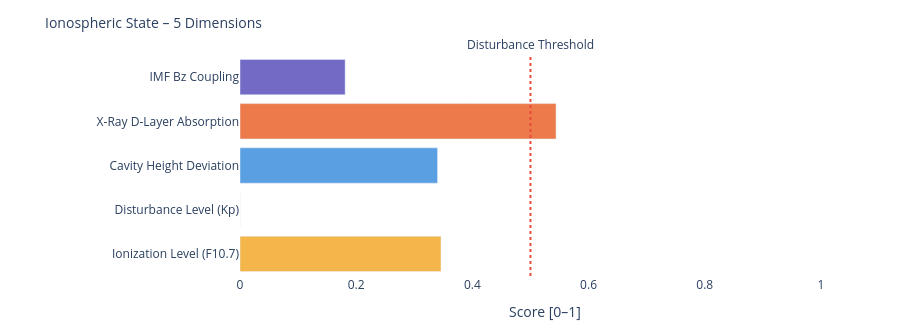

Notebook source saved alongside this figure:
### Markdown cell above
---
### 📐 Systemic Insight: Geometric Cavity vs. Real Schumann Resonance

**Relevant for:** Layer 6 = delta analysis &nbsp;|&nbsp; Layer 7 = feature vector / system interpretation

A cavity height change from 80 km to 70 km shifts the **idealized geometric frequencies** only minimally:

| Modus | Aktuell | Referenz | Δ |
|-------|---------|----------|---|
| SR-1 | 10.4762 Hz | 10.4599 Hz | +16 mHz |
| SR-2 | 18.1452 Hz | 18.1171 Hz | +28 mHz |
| SR-3 | 25.6612 Hz | 25.6215 Hz | +40 mHz |
| SR-4 | 33.1285 Hz | 33.0772 Hz | +51 mHz |

The geometric effect is limited because 10 km is very small compared to Earth's radius (~6371 km).

**Consequence:** Real Schumann deviations are likely driven more strongly by **conductivity, damping, day/night structure, lightning distribution and source geometry** than by pure cavity height.

---

**Layer 6 compares:**
```
geometric Δ from Layer 4  vs.  observed Δ from real Schumann measurement data
```

**Layer 7 Feature:**
```
If real Δ >> geometric Δ  →  non-geometric factors dominant
```

### Code cell
# ============================================================
# IONOSPHERIC STATE – Summary gauge
# Five dimensions: ionization, disturbance, cavity height, X-Ray, Bz coupling
# ============================================================

def norm(v, lo, hi):
    if v is None: return None
    return round(max(0.0, min(1.0, (v - lo) / (hi - lo))), 3)

# Ionization level (F10.7 → F2-Layer)
ioniz = norm(f107_val, 60, 250)

# Disturbance level (Kp → E/F-Layer irregularities)
disturb = norm(kp_val, 0, 9)

# Cavity height deviation from reference (80 km)
h_dev = norm(abs(h_eff - 80), 0, 20)

# X-Ray ionization (D-Layer absorption)
xray_ioniz = None
if xray_now is not None:
    xray_ioniz = norm(math.log10(max(xray_now, 1e-9)) + 9, 0, 5)

# Bz coupling (southward Bz → stronger magnetosphere-ionosphere coupling)
bz_coupling = norm(-(bz_now or 0), -5, 30) if bz_now is not None else None

dims = [
    ('Ionization Level (F10.7)',    ioniz,      '#F2A623'),
    ('Disturbance Level (Kp)',      disturb,    '#7F77DD'),
    ('Cavity Height Deviation',     h_dev,      '#378ADD'),
    ('X-Ray D-Layer Absorption',    xray_ioniz, '#E85D24'),
    ('IMF Bz Coupling',             bz_coupling,'#534AB7'),
]

fig = go.Figure()
for name, val, col in dims:
    if val is not None:
        h = int(val * 20)
        bar = '█' * h + '░' * (20 - h)
        label = f'{name}:  {bar}  {val:.3f}'
    else:
        label = f'{name}:  {"─" * 20}  n/a'
    fig.add_trace(go.Bar(
        x=[val if val is not None else 0],
        y=[name],
        orientation='h',
        marker_color=col, opacity=0.82,
        showlegend=False
    ))

fig.add_vline(x=0.5, line_dash='dot', line_color='#e74c3c',
              annotation_text='Disturbance Threshold', annotation_position='top')
fig.update_layout(
    title=dict(text='Ionospheric State – 5 Dimensions', font=dict(size=14)),
    xaxis=dict(title='Score [0–1]', range=[0, 1.05]),
    height=330, plot_bgcolor='rgba(0,0,0,0)', paper_bgcolor='rgba(0,0,0,0)',
    margin=dict(l=240, r=50, t=55, b=40)
)
fig.show()

print(f'\nIonospheric state:')
for name, val, _ in dims:
    print(f'  {name:<35} {val:.3f}' if val is not None else f'  {name:<35} n/a')

### Figure 1 — Plotly figure (JSON) as saved in the notebook; plotly's stock layout.template omitted (floating-point values rounded to 4 significant figures)
{"data": [{"marker": {"color": "#F2A623"}, "opacity": 0.82, "orientation": "h", "showlegend": false, "type": "bar", "x": [0.346], "y": ["Ionization Level (F10.7)"]}, {"marker": {"color": "#7F77DD"}, "opacity": 0.82, "orientation": "h", "showlegend": false, "type": "bar", "x": [0.0], "y": ["Disturbance Level (Kp)"]}, {"marker": {"color": "#378ADD"}, "opacity": 0.82, "orientation": "h", "showlegend": false, "type": "bar", "x": [0.34], "y": ["Cavity Height Deviation"]}, {"marker": {"color": "#E85D24"}, "opacity": 0.82, "orientation": "h", "showlegend": false, "type": "bar", "x": [0.544], "y": ["X-Ray D-Layer Absorption"]}, {"marker": {"color": "#534AB7"}, "opacity": 0.82, "orientation": "h", "showlegend": false, "type": "bar", "x": [0.181], "y": ["IMF Bz Coupling"]}], "layout": {"annotations": [{"showarrow": false, "text": "Disturbance Threshold", "x": 0.5, "xanchor": "center", "xref": "x", "y": 1, "yanchor": "bottom", "yref": "y domain"}], "height": 330, "margin": {"b": 40, "l": 240, "r": 50, "t": 55}, "paper_bgcolor": "rgba(0,0,0,0)", "plot_bgcolor": "rgba(0,0,0,0)", "shapes": [{"line": {"color": "#e74c3c", "dash": "dot"}, "type": "line", "x0": 0.5, "x1": 0.5, "xref": "x", "y0": 0, "y1": 1, "yref": "y domain"}], "title": {"font": {"size": 14}, "text": "Ionospheric State – 5 Dimensions"}, "xaxis": {"range": [0, 1.05], "title": {"text": "Score [0–1]"}}}}
